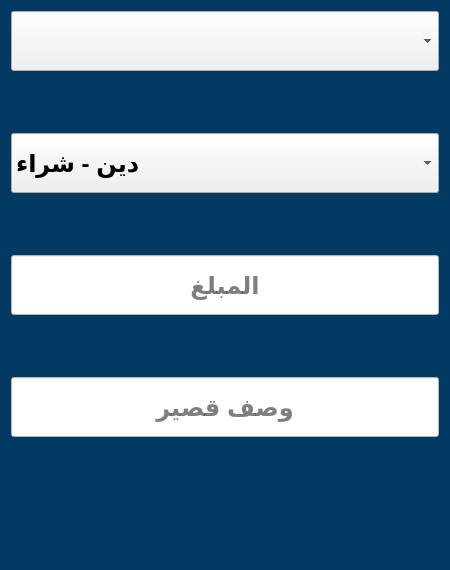
<?xml version="1.0" encoding="UTF-8"?>
<ui version="4.0">
 <class>Form</class>
 <widget class="QWidget" name="Form">
  <property name="geometry">
   <rect>
    <x>0</x>
    <y>0</y>
    <width>450</width>
    <height>570</height>
   </rect>
  </property>
  <property name="minimumSize">
   <size>
    <width>450</width>
    <height>570</height>
   </size>
  </property>
  <property name="maximumSize">
   <size>
    <width>450</width>
    <height>570</height>
   </size>
  </property>
  <property name="windowTitle">
   <string>Form</string>
  </property>
  <property name="styleSheet">
   <string notr="true">background-color:#033a63;</string>
  </property>
  <layout class="QGridLayout" name="gridLayout">
   <item row="0" column="0">
    <layout class="QVBoxLayout" name="verticalLayout">
     <item>
      <widget class="QComboBox" name="supplier">
       <property name="minimumSize">
        <size>
         <width>0</width>
         <height>60</height>
        </size>
       </property>
       <property name="maximumSize">
        <size>
         <width>16777215</width>
         <height>60</height>
        </size>
       </property>
       <property name="font">
        <font>
         <pointsize>18</pointsize>
         <bold>true</bold>
        </font>
       </property>
       <property name="styleSheet">
        <string notr="true">background-color:none;</string>
       </property>
      </widget>
     </item>
     <item>
      <widget class="QLabel" name="supplier_err">
       <property name="minimumSize">
        <size>
         <width>0</width>
         <height>50</height>
        </size>
       </property>
       <property name="maximumSize">
        <size>
         <width>16777215</width>
         <height>50</height>
        </size>
       </property>
       <property name="font">
        <font>
         <pointsize>14</pointsize>
         <bold>true</bold>
        </font>
       </property>
       <property name="styleSheet">
        <string notr="true">color:white;</string>
       </property>
       <property name="text">
        <string/>
       </property>
       <property name="alignment">
        <set>Qt::AlignCenter</set>
       </property>
      </widget>
     </item>
     <item>
      <widget class="QComboBox" name="transaction_type">
       <property name="minimumSize">
        <size>
         <width>0</width>
         <height>60</height>
        </size>
       </property>
       <property name="maximumSize">
        <size>
         <width>16777215</width>
         <height>60</height>
        </size>
       </property>
       <property name="font">
        <font>
         <pointsize>18</pointsize>
         <bold>true</bold>
        </font>
       </property>
       <property name="styleSheet">
        <string notr="true">background-color:none;</string>
       </property>
       <item>
        <property name="text">
         <string>دين - شراء</string>
        </property>
       </item>
       <item>
        <property name="text">
         <string>إيداع </string>
        </property>
       </item>
      </widget>
     </item>
     <item>
      <widget class="QLabel" name="transaction_type_err">
       <property name="minimumSize">
        <size>
         <width>0</width>
         <height>50</height>
        </size>
       </property>
       <property name="maximumSize">
        <size>
         <width>16777215</width>
         <height>50</height>
        </size>
       </property>
       <property name="font">
        <font>
         <pointsize>14</pointsize>
         <bold>true</bold>
        </font>
       </property>
       <property name="styleSheet">
        <string notr="true">color:white;</string>
       </property>
       <property name="text">
        <string/>
       </property>
       <property name="alignment">
        <set>Qt::AlignCenter</set>
       </property>
      </widget>
     </item>
     <item>
      <widget class="QLineEdit" name="amount">
       <property name="minimumSize">
        <size>
         <width>0</width>
         <height>60</height>
        </size>
       </property>
       <property name="maximumSize">
        <size>
         <width>16777215</width>
         <height>60</height>
        </size>
       </property>
       <property name="font">
        <font>
         <pointsize>18</pointsize>
         <bold>true</bold>
        </font>
       </property>
       <property name="styleSheet">
        <string notr="true">background-color:white;</string>
       </property>
       <property name="maxLength">
        <number>6</number>
       </property>
       <property name="alignment">
        <set>Qt::AlignCenter</set>
       </property>
       <property name="placeholderText">
        <string>المبلغ</string>
       </property>
      </widget>
     </item>
     <item>
      <widget class="QLabel" name="amount_err">
       <property name="minimumSize">
        <size>
         <width>0</width>
         <height>50</height>
        </size>
       </property>
       <property name="maximumSize">
        <size>
         <width>16777215</width>
         <height>50</height>
        </size>
       </property>
       <property name="font">
        <font>
         <pointsize>14</pointsize>
         <bold>true</bold>
        </font>
       </property>
       <property name="styleSheet">
        <string notr="true">color:white;</string>
       </property>
       <property name="text">
        <string/>
       </property>
       <property name="alignment">
        <set>Qt::AlignCenter</set>
       </property>
      </widget>
     </item>
     <item>
      <widget class="QLineEdit" name="note">
       <property name="minimumSize">
        <size>
         <width>0</width>
         <height>60</height>
        </size>
       </property>
       <property name="maximumSize">
        <size>
         <width>16777215</width>
         <height>60</height>
        </size>
       </property>
       <property name="font">
        <font>
         <pointsize>18</pointsize>
         <bold>true</bold>
        </font>
       </property>
       <property name="styleSheet">
        <string notr="true">background-color:white;</string>
       </property>
       <property name="maxLength">
        <number>80</number>
       </property>
       <property name="alignment">
        <set>Qt::AlignCenter</set>
       </property>
       <property name="placeholderText">
        <string>وصف قصير</string>
       </property>
      </widget>
     </item>
     <item>
      <widget class="QLabel" name="note_err">
       <property name="minimumSize">
        <size>
         <width>0</width>
         <height>50</height>
        </size>
       </property>
       <property name="maximumSize">
        <size>
         <width>16777215</width>
         <height>50</height>
        </size>
       </property>
       <property name="font">
        <font>
         <pointsize>14</pointsize>
         <bold>true</bold>
        </font>
       </property>
       <property name="styleSheet">
        <string notr="true">color:white;</string>
       </property>
       <property name="text">
        <string/>
       </property>
       <property name="alignment">
        <set>Qt::AlignCenter</set>
       </property>
      </widget>
     </item>
    </layout>
   </item>
   <item row="1" column="0">
    <layout class="QHBoxLayout" name="horizontalLayout">
     <item>
      <widget class="QPushButton" name="save_btn">
       <property name="minimumSize">
        <size>
         <width>0</width>
         <height>60</height>
        </size>
       </property>
       <property name="maximumSize">
        <size>
         <width>16777215</width>
         <height>60</height>
        </size>
       </property>
       <property name="cursor">
        <cursorShape>PointingHandCursor</cursorShape>
       </property>
       <property name="styleSheet">
        <string notr="true">QPushButton:hover{
	background-color:#3f5482;
	border: 1px solid #3f5482;
}</string>
       </property>
       <property name="text">
        <string/>
       </property>
       <property name="icon">
        <iconset>
         <normaloff>../icons/save.svg</normaloff>../icons/save.svg</iconset>
       </property>
       <property name="iconSize">
        <size>
         <width>50</width>
         <height>50</height>
        </size>
       </property>
       <property name="flat">
        <bool>true</bool>
       </property>
      </widget>
     </item>
     <item>
      <widget class="QPushButton" name="cancel_btn">
       <property name="minimumSize">
        <size>
         <width>0</width>
         <height>60</height>
        </size>
       </property>
       <property name="maximumSize">
        <size>
         <width>16777215</width>
         <height>60</height>
        </size>
       </property>
       <property name="cursor">
        <cursorShape>PointingHandCursor</cursorShape>
       </property>
       <property name="styleSheet">
        <string notr="true">QPushButton:hover{
	background-color:#3f5482;
	border: 1px solid #3f5482;
}</string>
       </property>
       <property name="text">
        <string/>
       </property>
       <property name="icon">
        <iconset>
         <normaloff>../icons/cancel.svg</normaloff>../icons/cancel.svg</iconset>
       </property>
       <property name="iconSize">
        <size>
         <width>50</width>
         <height>50</height>
        </size>
       </property>
       <property name="flat">
        <bool>true</bool>
       </property>
      </widget>
     </item>
    </layout>
   </item>
  </layout>
 </widget>
 <resources/>
 <connections>
  <connection>
   <sender>cancel_btn</sender>
   <signal>clicked()</signal>
   <receiver>Form</receiver>
   <slot>close()</slot>
   <hints>
    <hint type="sourcelabel">
     <x>116</x>
     <y>522</y>
    </hint>
    <hint type="destinationlabel">
     <x>1</x>
     <y>31</y>
    </hint>
   </hints>
  </connection>
 </connections>
</ui>
